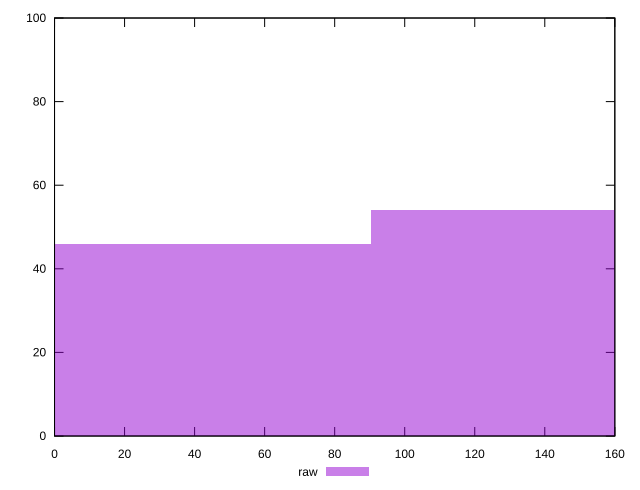

Write the gnuplot code that produced this figure.
reset

$raw <<EOF
0 46
180.69052380848123 54
EOF

set key outside below
set boxwidth 180.69052380848123
set xrange [0:160]
set yrange [0:100]
set trange [0:100]
set style fill transparent solid 0.5 noborder
set terminal svg size 640, 490 enhanced background rgb 'white'
set output "report_00015_2021-02-09T16-11-33.973Z/unminified-javascript/samples/pages+cached+noadtech+nomedia+nocss/raw/histogram.svg"

plot $raw title "raw" with boxes

reset
